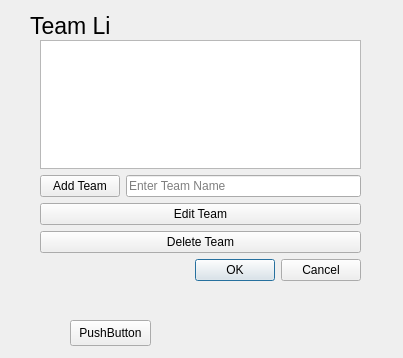
<?xml version="1.0" encoding="UTF-8"?>
<ui version="4.0">
 <class>league_edit_dialog</class>
 <widget class="QDialog" name="league_edit_dialog">
  <property name="windowModality">
   <enum>Qt::ApplicationModal</enum>
  </property>
  <property name="geometry">
   <rect>
    <x>0</x>
    <y>0</y>
    <width>403</width>
    <height>358</height>
   </rect>
  </property>
  <property name="windowTitle">
   <string>League Editor</string>
  </property>
  <widget class="QLabel" name="team_label">
   <property name="geometry">
    <rect>
     <x>30</x>
     <y>10</y>
     <width>81</width>
     <height>31</height>
    </rect>
   </property>
   <property name="font">
    <font>
     <pointsize>17</pointsize>
    </font>
   </property>
   <property name="text">
    <string>Team List</string>
   </property>
  </widget>
  <widget class="QPushButton" name="button">
   <property name="geometry">
    <rect>
     <x>70</x>
     <y>320</y>
     <width>81</width>
     <height>26</height>
    </rect>
   </property>
   <property name="text">
    <string>PushButton</string>
   </property>
  </widget>
  <widget class="QWidget" name="">
   <property name="geometry">
    <rect>
     <x>40</x>
     <y>40</y>
     <width>321</width>
     <height>241</height>
    </rect>
   </property>
   <layout class="QVBoxLayout" name="verticalLayout_2">
    <item>
     <widget class="QListWidget" name="team_list_widget"/>
    </item>
    <item>
     <layout class="QVBoxLayout" name="verticalLayout">
      <item>
       <layout class="QHBoxLayout" name="horizontalLayout">
        <item>
         <widget class="QPushButton" name="add_team_button2">
          <property name="text">
           <string>Add Team</string>
          </property>
         </widget>
        </item>
        <item>
         <widget class="QLineEdit" name="add_line_edit">
          <property name="enabled">
           <bool>true</bool>
          </property>
          <property name="alignment">
           <set>Qt::AlignLeading|Qt::AlignLeft|Qt::AlignVCenter</set>
          </property>
          <property name="placeholderText">
           <string>Enter Team Name</string>
          </property>
          <property name="clearButtonEnabled">
           <bool>false</bool>
          </property>
         </widget>
        </item>
       </layout>
      </item>
      <item>
       <widget class="QPushButton" name="edit_team_button">
        <property name="text">
         <string>Edit Team</string>
        </property>
       </widget>
      </item>
      <item>
       <widget class="QPushButton" name="delete_team_button">
        <property name="text">
         <string>Delete Team</string>
        </property>
       </widget>
      </item>
      <item>
       <widget class="QDialogButtonBox" name="buttonBox">
        <property name="orientation">
         <enum>Qt::Horizontal</enum>
        </property>
        <property name="standardButtons">
         <set>QDialogButtonBox::Cancel|QDialogButtonBox::Ok</set>
        </property>
       </widget>
      </item>
     </layout>
    </item>
   </layout>
  </widget>
 </widget>
 <resources/>
 <connections>
  <connection>
   <sender>buttonBox</sender>
   <signal>accepted()</signal>
   <receiver>league_edit_dialog</receiver>
   <slot>accept()</slot>
   <hints>
    <hint type="sourcelabel">
     <x>200</x>
     <y>264</y>
    </hint>
    <hint type="destinationlabel">
     <x>201</x>
     <y>178</y>
    </hint>
   </hints>
  </connection>
  <connection>
   <sender>buttonBox</sender>
   <signal>rejected()</signal>
   <receiver>league_edit_dialog</receiver>
   <slot>reject()</slot>
   <hints>
    <hint type="sourcelabel">
     <x>200</x>
     <y>264</y>
    </hint>
    <hint type="destinationlabel">
     <x>201</x>
     <y>178</y>
    </hint>
   </hints>
  </connection>
 </connections>
</ui>
